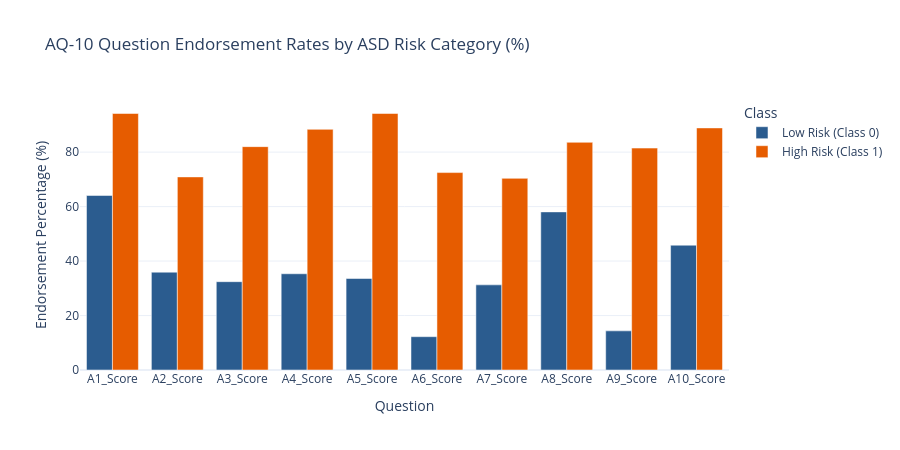

Notebook source saved alongside this figure:
### Code cell
# AQ-10 Question Endorsement Comparison: High Risk vs Low Risk
q_cols = [f'A{i}_Score' for i in range(1, 11)]
endorse_c0 = processed_df[processed_df['Class/ASD'] == 0][q_cols].mean() * 100
endorse_c1 = processed_df[processed_df['Class/ASD'] == 1][q_cols].mean() * 100

endorse_df = pd.DataFrame({
    'Question': q_cols * 2,
    'Endorsement_Rate': np.concatenate([endorse_c0.values, endorse_c1.values]),
    'Class': ['Low Risk (Class 0)'] * 10 + ['High Risk (Class 1)'] * 10
})

fig_endorse = px.bar(
    endorse_df,
    x='Question', y='Endorsement_Rate',
    color='Class', barmode='group',
    color_discrete_map={'Low Risk (Class 0)': '#2b5c8f', 'High Risk (Class 1)': '#e65c00'},
    title="AQ-10 Question Endorsement Rates by ASD Risk Category (%)",
    labels={'Endorsement_Rate': 'Endorsement Percentage (%)'}
)
fig_endorse.update_layout(height=450)
fig_endorse.show()

### Figure 1 — Plotly figure (JSON) as saved in the notebook; plotly's stock layout.template omitted (floating-point values rounded to 4 significant figures)
{"data": [{"alignmentgroup": "True", "hovertemplate": "Class=Low Risk (Class 0)<br>Question=%{x}<br>Endorsement Percentage (%)=%{y}<extra></extra>", "legendgroup": "Low Risk (Class 0)", "marker": {"color": "#2b5c8f", "pattern": {"shape": ""}}, "name": "Low Risk (Class 0)", "offsetgroup": "Low Risk (Class 0)", "orientation": "v", "showlegend": true, "textposition": "auto", "type": "bar", "x": ["A1_Score", "A2_Score", "A3_Score", "A4_Score", "A5_Score", "A6_Score", "A7_Score", "A8_Score", "A9_Score", "A10_Score"], "xaxis": "x", "y": [64.08, 35.92, 32.43, 35.34, 33.59, 12.23, 31.26, 58.06, 14.37, 45.83], "yaxis": "y"}, {"alignmentgroup": "True", "hovertemplate": "Class=High Risk (Class 1)<br>Question=%{x}<br>Endorsement Percentage (%)=%{y}<extra></extra>", "legendgroup": "High Risk (Class 1)", "marker": {"color": "#e65c00", "pattern": {"shape": ""}}, "name": "High Risk (Class 1)", "offsetgroup": "High Risk (Class 1)", "orientation": "v", "showlegend": true, "textposition": "auto", "type": "bar", "x": ["A1_Score", "A2_Score", "A3_Score", "A4_Score", "A5_Score", "A6_Score", "A7_Score", "A8_Score", "A9_Score", "A10_Score"], "xaxis": "x", "y": [94.18, 70.9, 82.01, 88.36, 94.18, 72.49, 70.37, 83.6, 81.48, 88.89], "yaxis": "y"}], "layout": {"barmode": "group", "height": 450, "legend": {"title": {"text": "Class"}, "tracegroupgap": 0}, "title": {"text": "AQ-10 Question Endorsement Rates by ASD Risk Category (%)"}, "xaxis": {"anchor": "y", "domain": [0.0, 1.0], "title": {"text": "Question"}}, "yaxis": {"anchor": "x", "domain": [0.0, 1.0], "title": {"text": "Endorsement Percentage (%)"}}}}
